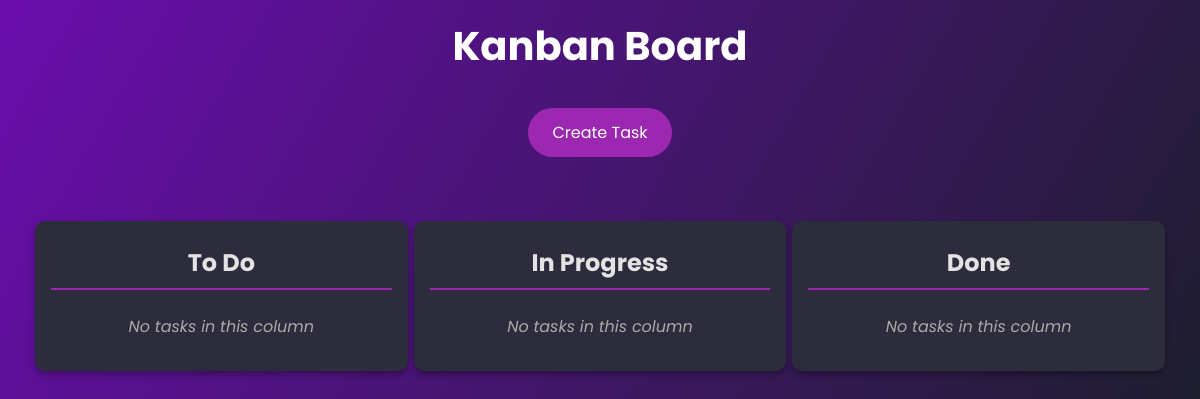
/tasks, run on an earlier commit of the app's database.
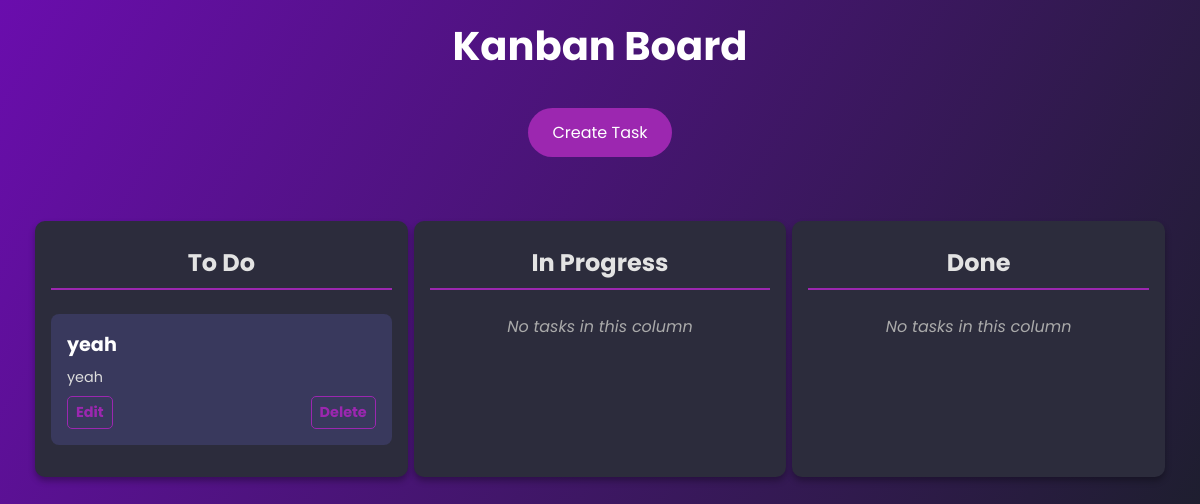
And on a later commit of the database.
### myapp/models.py (models this page shows, shortened)
class Task(models.Model):
    title = models.CharField(max_length=200)
    description = models.TextField(blank=True, null=True)
    status = models.CharField(
        max_length=20,
        choices=KANBAN_COLUMNS,
        default='TODO',
    )
    created_at = models.DateTimeField(auto_now_add=True)
    updated_at = models.DateTimeField(auto_now=True)

### myapp/views.py (the view)
# urls.py: path('tasks', views.kanban_board, name='kanban_board'),  # Display Kanban board
def kanban_board(request):
    tasks = {
        'TODO': Task.objects.filter(status='TODO'),
        'IN_PROGRESS': Task.objects.filter(status='IN_PROGRESS'),
        'DONE': Task.objects.filter(status='DONE'),
    }
    return render(request, 'kanban_board.html', {'tasks': tasks})

### myapp/templates/kanban_board.html (shortened to what this page needs)
<!DOCTYPE html>
<html lang="en">
<head>
</head>
<body>
    <h1>Kanban Board</h1>
    <a href="{% url 'create_task' %}" class="create-task-btn">Create Task</a>
    <div class="kanban-container">
        <div class="kanban-column" data-status="TODO" ondragover="allowDrop(event)" ondrop="drop(event)">
            <h3>To Do</h3>
            {% for task in tasks.TODO %}
                <div class="task" draggable="true" ondragstart="dragStart(event)" ondragend="dragEnd(event)" data-id="{{ task.id }}">
                    <h4>{{ task.title }}</h4>
                    <p>{{ task.description }}</p>
                    <div class="task-actions">
                        <a href="{% url 'edit_task' task.id %}" class="edit-btn">Edit</a>
                        <a href="{% url 'delete_task' task.id %}" class="delete-btn">Delete</a>
                    </div>
                </div>
            {% empty %}
                <p class="empty-message">No tasks in this column</p>
            {% endfor %}
        </div>
        <div class="kanban-column" data-status="IN_PROGRESS" ondragover="allowDrop(event)" ondrop="drop(event)">
            <h3>In Progress</h3>
            {% for task in tasks.IN_PROGRESS %}
                <div class="task" draggable="true" ondragstart="dragStart(event)" ondragend="dragEnd(event)" data-id="{{ task.id }}">
                    <h4>{{ task.title }}</h4>
                    <p>{{ task.description }}</p>
                </div>
            {% empty %}
                <p class="empty-message">No tasks in this column</p>
            {% endfor %}
        </div>
        <div class="kanban-column" data-status="DONE" ondragover="allowDrop(event)" ondrop="drop(event)">
            <h3>Done</h3>
            {% for task in tasks.DONE %}
                <div class="task" draggable="true" ondragstart="dragStart(event)" ondragend="dragEnd(event)" data-id="{{ task.id }}">
                    <h4>{{ task.title }}</h4>
                    <p>{{ task.description }}</p>
                </div>
            {% empty %}
                <p class="empty-message">No tasks in this column</p>
            {% endfor %}
        </div>
    </div>
</body>
</html>

What changed in the data, as far as the page shows it:
added Task: title "yeah", description "yeah"
Also different on the page:
text no longer shown: "No tasks in this column"
